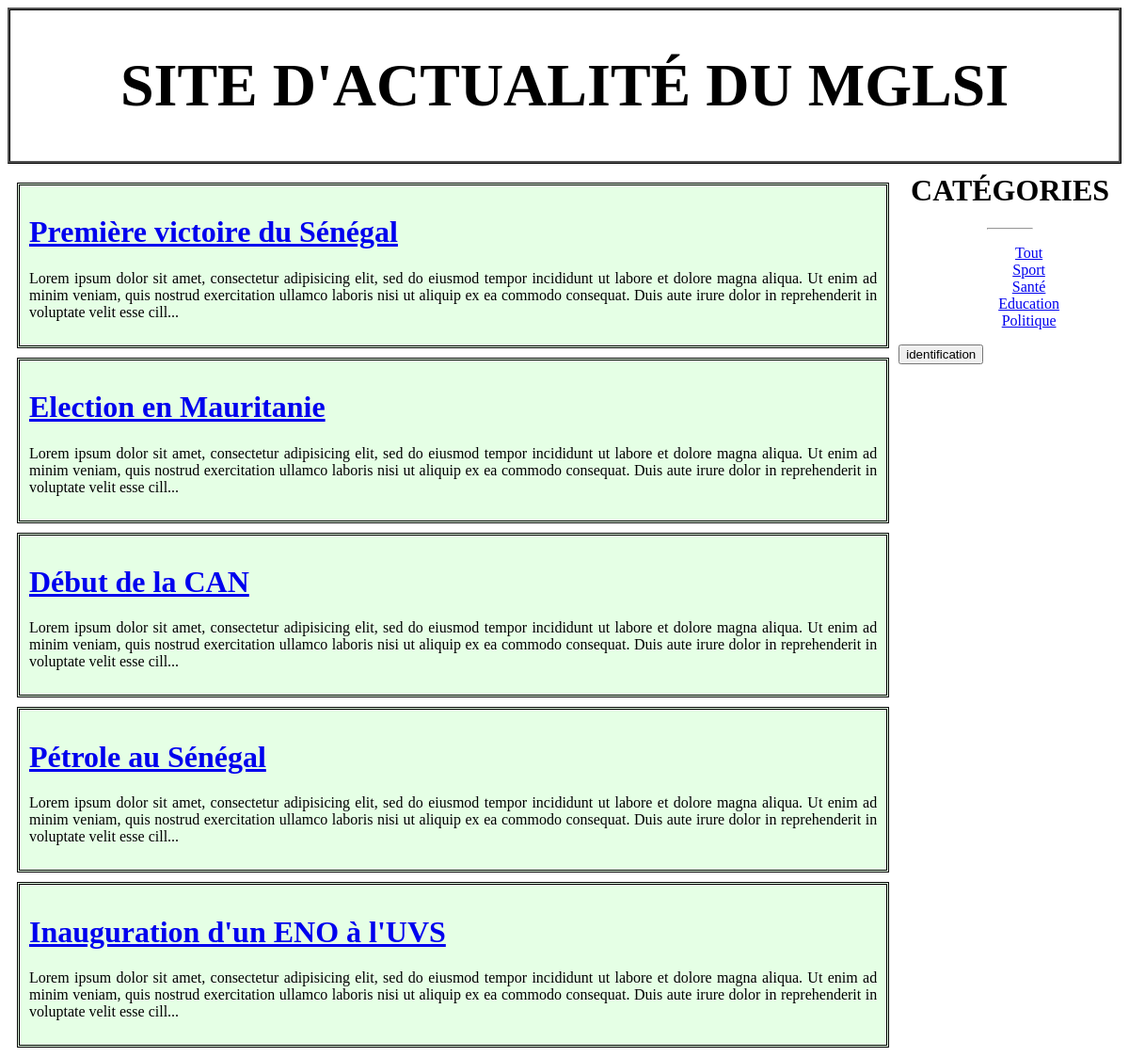
Page /news/index.php on the committed database.
### tables this page shows
CREATE TABLE IF NOT EXISTS `article` (
  `id` int(11) NOT NULL,
  `titre` varchar(255) DEFAULT NULL,
  `contenu` text,
  `dateCreation` datetime DEFAULT CURRENT_TIMESTAMP,
  `dateModification` datetime DEFAULT CURRENT_TIMESTAMP,
  `categorie` int(11) DEFAULT NULL,
  PRIMARY KEY (`id`)
);

CREATE TABLE IF NOT EXISTS `categorie` (
  `id` int(11) NOT NULL,
  `libelle` varchar(20) DEFAULT NULL,
  PRIMARY KEY (`id`)
);

### news/controleur/Controller.php (called while the page is built, shortened)
<?php
	require_once 'modele/Article.php';
	require_once 'modele/Categorie.php';
	class Controller
	{
		public function showAccueil()
		{
			$articles = Article::getList();
			$categories = Categorie::getList();
			require_once 'vue/accueil.php';
		}
	}
?>

### news/modele/Article.php (called while the page is built, shortened)
<?php
	class Article
	{
		public static function getList()
		{
			$bdd = ConnexionManager::getInstance();
			$data = $bdd->query('SELECT * FROM Article');
			$articles = $data->fetchAll(PDO::FETCH_CLASS, 'Article');
			return $articles;
		}
	}
?>

### news/modele/Categorie.php (called while the page is built, shortened)
<?php
	class Categorie
	{
		public static function getList()
		{
			$bdd = ConnexionManager::getInstance();
			$reponse = $bdd->query('SELECT * FROM Categorie');
			$data = $reponse->fetchAll(PDO::FETCH_CLASS, 'Categorie');
			return $data;
		}
	}
?>

### news/vue/accueil.php (the view, shortened to what this page needs)
<!DOCTYPE html>
<html>
<head>
	<link rel="stylesheet" type="text/css" href="assets/css/style.css">
</head>
<body>
	<?php require_once 'inc/entete.php'; ?>
	<div id="contenu">
		<?php if (!empty($articles)): ?>
			<?php foreach ($articles as $article): ?>
				<div class="article">
					<h1><a href="index.php?action=article&id=<?= $article->id ?>"><?= $article->titre ?></a></h1>
					<p><?= substr($article->contenu, 0, 300) . '...' ?></p>
				</div>
			<?php endforeach ?>
		<?php else: ?>
			<div class="message">Aucun article trouvé</div>
		<?php endif ?>
	</div>
	<?php
		require_once 'inc/menu.php';
	?>
    <form action="teste.php">
       <input type="submit" name="connexion" value="identification">
    </form>
</body>
</html>

### news/vue/inc/menu.php
<div id="menu">
	<h1>Catégories</h1><hr width="20%">
	<ul>
		<li><a href="index.php">Tout</a></li>
		<?php foreach ($categories as $categorie): ?>
			<li><a href="index.php?action=categorie&id=<?= $categorie->id ?>"><?= $categorie->libelle ?></a></li>
		<?php endforeach ?>
	</ul>
</div>

### news/assets/css/style.css (style rules this page uses)
#contenu { float: left; width: 80%; text-align: justify; }
#menu { margin-left: 80%; text-align: center; }
#menu li { list-style-type: none; }
#menu h1 { margin-top: 0px; padding-top: 0px; font-family: "AGENCY FB"; text-transform: uppercase; }
.article { margin: 10px; padding: 10px; border:3px double black; background-color: rgba(0, 255, 0, 0.1); }

### rows in the picture
article: titre "Première victoire du Sénégal", contenu "Lorem ipsum dolor sit amet, consectetur adipisicing elit, sed do eiusmod tempor incididunt ut labore et dolore magna aliqua. Ut enim ad minim veniam, quis nostrud exercitation ullamco laboris nisi ut aliquip ex ea commodo consequat. Duis aute irure dolor in reprehenderit in voluptate velit esse cill"
article: titre "Election en Mauritanie", contenu "Lorem ipsum dolor sit amet, consectetur adipisicing elit, sed do eiusmod tempor incididunt ut labore et dolore magna aliqua. Ut enim ad minim veniam, quis nostrud exercitation ullamco laboris nisi ut aliquip ex ea commodo consequat. Duis aute irure dolor in reprehenderit in voluptate velit esse cill"
article: titre "Début de la CAN", contenu "Lorem ipsum dolor sit amet, consectetur adipisicing elit, sed do eiusmod tempor incididunt ut labore et dolore magna aliqua. Ut enim ad minim veniam, quis nostrud exercitation ullamco laboris nisi ut aliquip ex ea commodo consequat. Duis aute irure dolor in reprehenderit in voluptate velit esse cill"
article: titre "Pétrole au Sénégal", contenu "Lorem ipsum dolor sit amet, consectetur adipisicing elit, sed do eiusmod tempor incididunt ut labore et dolore magna aliqua. Ut enim ad minim veniam, quis nostrud exercitation ullamco laboris nisi ut aliquip ex ea commodo consequat. Duis aute irure dolor in reprehenderit in voluptate velit esse cill"
article: titre "Inauguration d'un ENO à l'UVS", contenu "Lorem ipsum dolor sit amet, consectetur adipisicing elit, sed do eiusmod tempor incididunt ut labore et dolore magna aliqua. Ut enim ad minim veniam, quis nostrud exercitation ullamco laboris nisi ut aliquip ex ea commodo consequat. Duis aute irure dolor in reprehenderit in voluptate velit esse cill"
categorie: libelle "Sport"
categorie: libelle "Santé"
categorie: libelle "Education"
categorie: libelle "Politique"
